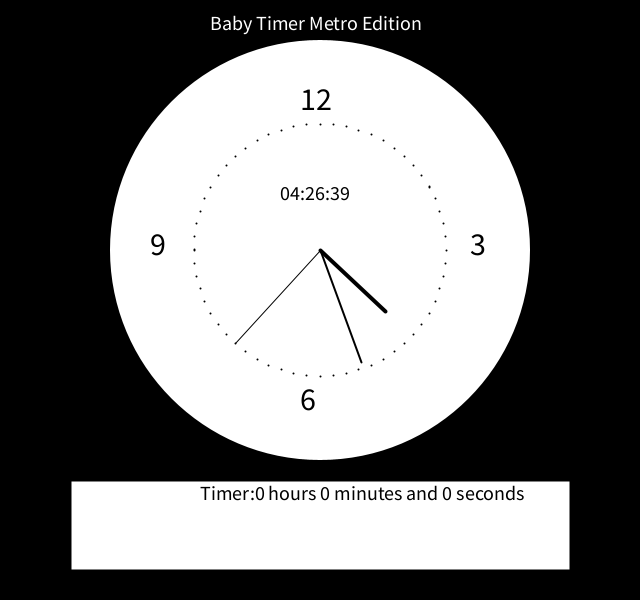
Frame 1 (no input)
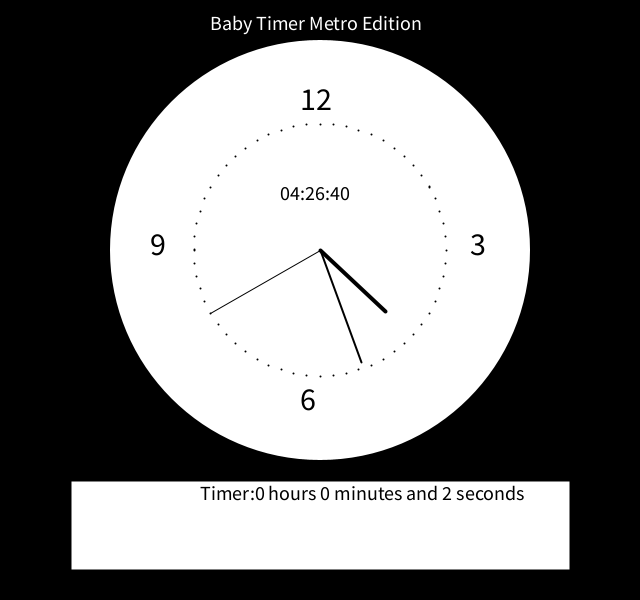
Frame 60 (the mouse pressed at the canvas centre just before this capture)
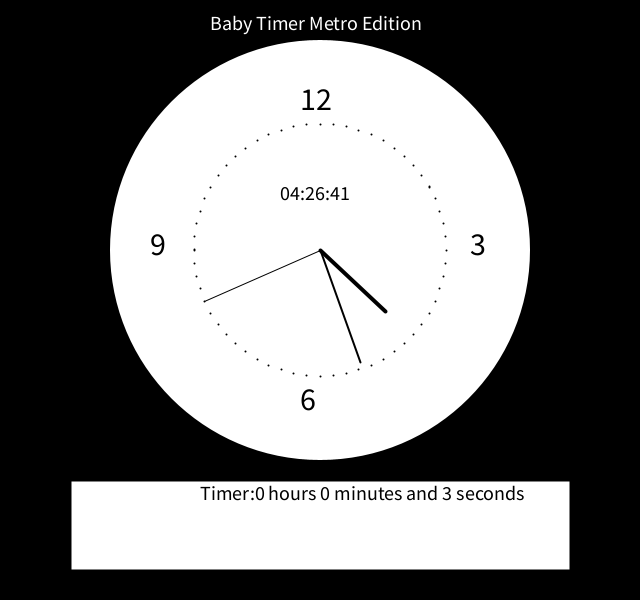
Frame 120 (the mouse held since frame 60 and released just before this capture)

The Processing sketch that drew these frames (run headless with seeded random() and noise(); from frame 60 on, the mouse is pressed at the canvas centre):

// Processing sketch: processing_80822
// ── processing_80822.pde

int startingTime;
final String format = "This timer has been running for" +
    "{0,number,integer} hours {1,number,integer} minutes " +
    "and {2,number,integer} seconds";
final String prefix = "Timer:";
int cx, cy, cz;
float secondsRadius;
float minutesRadius;
float hoursRadius;
float clockDiameter;

void setup() {
  size(640, 600);
  stroke(255);
  startingTime = millis();
  int radius = min(width, height) / 2;
  secondsRadius = radius * 0.42;
  minutesRadius = radius * 0.40;
  hoursRadius = radius * 0.30;
  clockDiameter = radius * 1.4;
  
  cx = width / 2;
  cy = 250;
  cz = height/2;
}

void draw() {
  background(0);
   int seconds = (millis() - startingTime) / 1000;
  int minutes = seconds / 60;
  int hours = minutes / 60;
  seconds -= minutes * 60;
  minutes -= hours * 60;
   String message = prefix +
      GetPlural(hours, "hour") + " " +
      GetPlural(minutes, "minute") + " and " +
      GetPlural(seconds, "second");
      stroke(#0000FF);
  fill(#224488);
  
  fill(255);
  noStroke();
  ellipse(cx, cy, clockDiameter, clockDiameter);
  
  // Angles for sin() and cos() start at 3 o'clock;
  // subtract HALF_PI to make them start at the top
  float s = map(second(), 0, 60, 0, TWO_PI) - HALF_PI;
  float m = map(minute() + norm(second(), 0, 60), 0, 60, 0, TWO_PI) - HALF_PI; 
  float h = map(hour() + norm(minute(), 0, 60), 0, 24, 0, TWO_PI * 2) - HALF_PI;
  
  // Draw the hands of the clock
  stroke(0);
  strokeWeight(1);
  line(cx, cy, cx + cos(s) * secondsRadius, cy + sin(s) * secondsRadius);
  strokeWeight(2);
  line(cx, cy, cx + cos(m) * minutesRadius, cy + sin(m) * minutesRadius);
  strokeWeight(4);
  line(cx, cy, cx + cos(h) * hoursRadius, cy + sin(h) * hoursRadius);
  
  fill(0);
  textSize(32);
  
  text("12", 300, 110);
  text("3", 470, 255);
  text("6", 300, 410);
  text("9", 150, 255);
  // Draw the minute ticks
  strokeWeight(2);
  beginShape(POINTS);
  for (int a = 0; a < 360; a+=6) {
    float angle = radians(a);
    float x = cx + cos(angle) * secondsRadius;
    float y = cy + sin(angle) * secondsRadius;
    vertex(x, y);
  }
  
  fill(255);
  textSize(20);
  text("Baby Timer Metro Edition",210,30);
  rect(70,480,500,90);
  fill(0);
  text(nf(hour(), 2) + ":" + nf(minute(), 2) + ":" + nf(second(), 2), 280, 200);
text(message, 200, 500);
  endShape();
}
String GetPlural(int value, String word)
{
  if (value == 1)
    return value + " " + word;
  // Ad hoc for current sketch,
  // I have something more elaborate for irregular plurals
  return value + " " + word + "s";
}
void keyPressed()
{
  startingTime = millis();
}
